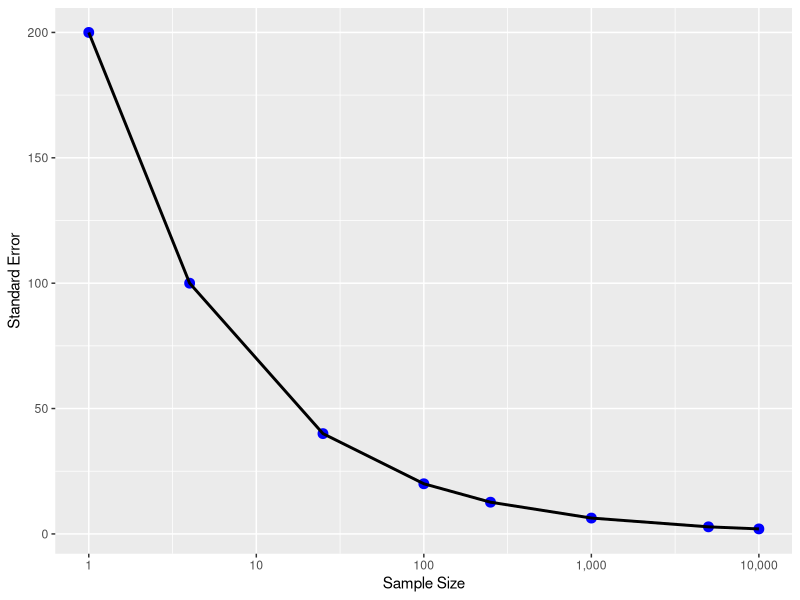

Write R code to recreate this figure.
## ---- chunk 1
library(scales)
library(tidyverse)
## ---- chunk 2
#| echo: false

tibble::tibble(
  `Age group` = c("18-24", "25-30", "31 and up", "TOTAL"),
  `Non-voters` = c(70, 40, 220, 330),
  Voters = c(50, 50, 570, 670),
  Total = `Non-voters` + Voters
) |> 
  knitr::kable(caption = "Voting by Age in 2000")
## ---- chunk 3
0.09 + 0.33

0.42-0.04
## ---- chunk 4
#Confidence interval for 18-24
confidenceI <- function(p, n) {
  se <- sqrt(p*(1-p)/n)
  lower_range <- p - 1.96 * se
  upper_range <- p + 1.96 * se
  return(c(lower_range, upper_range))
}

per18to24 <- 70/120
con18to24 <- confidenceI(per18to24, 120)

#Confidence interval for 25-30
per25to30 <- 40/90
con25to30 <- confidenceI(per25to30, 90)

list(con18to24 = con18to24, con25to30 = con25to30)
## ---- chunk 5
stanDeviation <- 200

sample_distribution <- c(1, 4, 25, 100, 250, 1000, 5000, 10000) 

se <- stanDeviation / sqrt(sample_distribution)

data.frame(sample_distribution, standard_error = se)
## ---- chunk 6

df <- data.frame(sample_distribution, standard_error = se)

library(ggplot2)

ggplot(data = df, mapping = aes(x=sample_distribution, y = standard_error)) + 
  geom_point(color = "blue", size = 3)+
  geom_line(color = "black", size = 1) +
  scale_x_log10(labels = scales::comma_format()) + 
  labs(
    x = "Sample Size",
    y = "Standard Error"
  )
## ---- chunk 7
z_95 <- 1.96
z_90 <- 1.645
ME95 <- 4.5

se3 <- ME95/z_95

se3

ME90 <- z_90 * se3

ME90
## ---- chunk 8
sample_mean4 <- 20200
population_mean4 <- 20000
population_std_dev4 <- 2000
sample_size1 <- 900
sample_size2 <- 25

#Probability of 900
z_score1 <- (sample_mean4 - population_mean4) / (population_std_dev4 / sqrt(sample_size1))

z_score1

probability1 <- 1 - pnorm(z_score1)

probability1

#Probability of 25
z_score2 <- (sample_mean4 - population_mean4) / (population_std_dev4 / sqrt(sample_size2))

z_score2

probability2 <- 1 - pnorm(z_score2)

probability2
## ---- chunk 9
n500 <- 500
p_hat <- 0.5
z_score5 <- qnorm(0.975)

CI_500 <- c(p_hat - z_score5 * sqrt(p_hat * (1 - p_hat) / n500),
            p_hat + z_score5 * sqrt(p_hat * (1 - p_hat) / n500))

CI_500
## ---- chunk 10
n5000 <- 5000

CI_5000 <- c(p_hat - z_score5 * sqrt(p_hat * (1 - p_hat) / n5000),
            p_hat + z_score5 * sqrt(p_hat * (1 - p_hat) / n5000))

CI_5000
## ---- chunk 11
n50000 <- 50000

CI_50000 <- c(p_hat - z_score5 * sqrt(p_hat * (1 - p_hat) / n50000),
            p_hat + z_score5 * sqrt(p_hat * (1 - p_hat) / n50000))

CI_50000
## ---- chunk 12
p_head <- 0.5

tibble(
  flips = c(500, 5000, 50000),
  expected_n_heads = flips*p_head,
  sd = sqrt(flips*p_head*(1-p_head)),
  lower_ci = expected_n_heads - qnorm(0.975)*sd,
  upper_ci = expected_n_heads + qnorm(0.975)*sd
) |> 
  knitr::kable()
